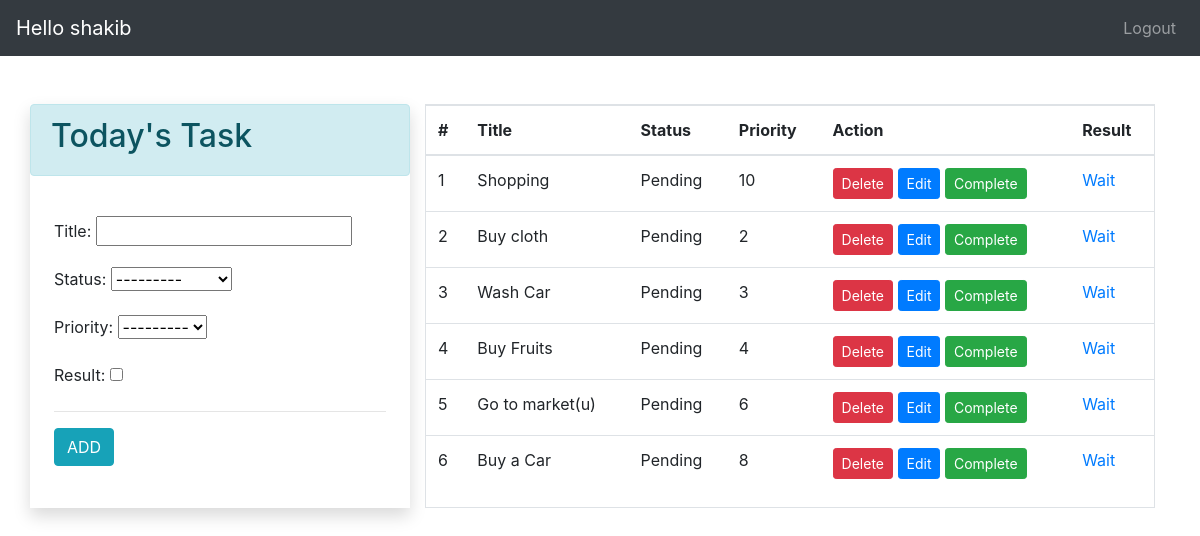
The app's page / (signed in) with its own data.
### app/models.py (models this page shows, shortened)
class TODO(models.Model):
    status_choices = [
    ('C', 'COMPLETED'),
    ('P', 'PENDING'),
    ]
    priority_choices = [
    ('1', '1️⃣'),
    ('2', '2️⃣'),
    ('3', '3️⃣'),
    ('4', '4️⃣'),
    ('5', '5️⃣'),
    ('6', '6️⃣'),
    ('7', '7️⃣'),
    ('8', '8️⃣'),
    ('9', '9️⃣'),
    ('10', '🔟'),
    ]
    title = models.CharField(max_length=50)
    status = models.CharField(max_length=2 , choices=status_choices)
    user  = models.ForeignKey(User  , on_delete= models.CASCADE)
    date = models.DateTimeField(auto_now_add=True)
    priority = models.CharField(max_length=2 , choices=priority_choices)
    result = models.BooleanField(default=False)

### app/views.py (the view)
# urls.py: path('' , home , name='home' ),
@login_required(login_url='login')
def home(request):
    if request.user.is_authenticated:
        user = request.user
        form = TODOForm()
        todos = TODO.objects.filter(user=user).order_by('priority')
        return render(request, 'index.html', context={'form': form, 'todos': todos})

### app/forms.py
class TODOForm(ModelForm):
    class Meta:
        model = TODO
        fields = ['title' , 'status' , 'priority', 'result']

### app/templates/index.html (shortened to what this page needs)
{% extends 'base.html' %}
{% block content %}
<div>
  <div class="container pt-4">
    <div class="row  p-0 mt-4">
      <div class="col-lg-4 mx-auto shadow p-0">
        <div class="alert alert-info">
          <h2>Today's Task</h2>
        </div>
        <div class="p-4">
          <form action="/add-todo/" method="POST">
            {{form.as_p}}
            <hr>
            <input type="submit" value="ADD" class="btn btn-info">
        </div>
      </div>
      <div class="col">
        <div class="border">
          {% if todos|length == 0 %}
          <div class="p-4">
            <br>
            <br>
            <div class="alert alert-info text-center">
              <p class="" style="font-size: 30px;">No Task</p>
            </div>
            <br>
            <br>
          </div>
          {%else%}
          <div>
            <table class="table">
              <thead>
                <tr>
                  <th>#</th>
                  <th>Title</th>
                  <th>Status</th>
                  <th>Priority</th>
                  <th>Action</th>
                  <th>Result</th>
                </tr>
              </thead>
              <tbody>
                {% for todo in todos %}
                <tr>
                  <td>{{forloop.counter}}</td>
                  <td>{{todo.title}}</td>
                  <td>
                    {% if todo.status == 'C'%}
                    Completed
                    {%else%}
                    Pending
                    {%endif%}
                  </td>
                  <td>{{todo.priority}}</td>
                  <td>
                    <a href="/delete-todo/{{todo.id}}" title="Delete" class="btn btn-danger btn-sm">Delete</a>
                    <a href="{% url 'edit_todo' todo.id %}" class="btn btn-primary btn-sm">Edit</a>
                    {% if todo.status == 'P'%}
                    <a href="/change-status/{{todo.id}}/C" title="Mark Completed" class="btn btn-success btn-sm">Complete</a>
                    {%else %}
                    <a href="/change-status/{{todo.id}}/P" title="Mark Pending" class="btn btn-warning btn-sm">Pending</a>
                    {% endif %}
                  </td>
                  <td>
                    {% if todo.status == 'P' %}
                    <a href="{% url 'mark_as_incomplete' todo.id %}">Wait</a>
                    {% else %}
                    <a href="{% url 'mark_as_complete' todo.id %}">Done</a>
                    {% endif %}
                  </td>
                </tr>
                {%endfor%}
              </tbody>
            </table>
          </div>
          {%endif%}
        </div>
      </div>
    </div>
  </div>
</div>
{% endblock %}

### app/templates/base.html (shortened to what this page needs)
<!doctype html>
<html lang="en">
<head>
    <link rel="stylesheet" href="https://cdn.jsdelivr.net/npm/bootstrap@4.5.3/dist/css/bootstrap.min.css"
>
</head>
<body>
    <nav class="navbar navbar-expand-lg  navbar-dark bg-dark">
        <a class="navbar-brand" href="/">Hello {{request.user}}</a>
        <div class="collapse navbar-collapse" id="navbarNav">
            <ul class="navbar-nav ml-auto">
                {% if request.user.is_authenticated %}
                <li class="nav-item">
                    <a class="nav-link" href="/logout">Logout</a>
                </li>
                {% endif %}
            </ul>
        </div>
    </nav>
    <div>
        {% block content %}
        {% endblock %}
    </div>
</body>
</html>

### records on screen
TODO: title "Shopping", status "Pending", priority "10"
TODO: title "Buy cloth", status "Pending", priority "2"
TODO: title "Wash Car", status "Pending", priority "3"
TODO: title "Buy Fruits", status "Pending", priority "4"
TODO: title "Go to market(u)", status "Pending", priority "6"
TODO: title "Buy a Car", status "Pending", priority "8"

### other values on screen
{{ request.user }} "shakib"
